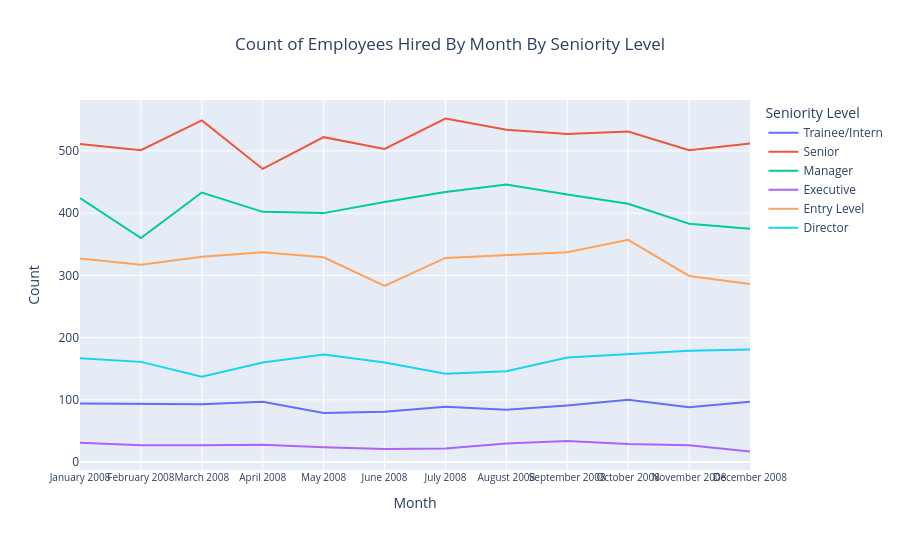

Here is the notebook cell this chart was saved with:
### Code cell
fig2 = px.line(
    counts_df2, 
    x='Join_Month_Year', 
    y='Count', 
    color="Seniority Level",
    title='Count of Employees Hired By Month By Seniority Level',
    labels={'Join_Month_Year': 'Month', 'count': 'Number of Joins'},
    height=550
)

fig2.update_layout(xaxis_tickangle=0, title_x=0.5)
fig2.update_xaxes(tickfont=dict(size=10))
fig2.show()

### Figure 1 — Plotly figure (JSON) as saved in the notebook; plotly's stock layout.template omitted (floating-point values rounded to 4 significant figures)
{"data": [{"hovertemplate": "Seniority Level=Trainee/Intern<br>Month=%{x}<br>Count=%{y}<extra></extra>", "legendgroup": "Trainee/Intern", "line": {"color": "#636efa", "dash": "solid"}, "marker": {"symbol": "circle"}, "mode": "lines", "name": "Trainee/Intern", "orientation": "v", "showlegend": true, "type": "scatter", "x": ["January 2008", "February 2008", "March 2008", "April 2008", "May 2008", "June 2008", "July 2008", "August 2008", "September 2008", "October 2008", "November 2008", "December 2008"], "xaxis": "x", "y": [94, 93, 93, 97, 79, 81, 89, 84, 91, 100, 88, 97], "yaxis": "y"}, {"hovertemplate": "Seniority Level=Senior<br>Month=%{x}<br>Count=%{y}<extra></extra>", "legendgroup": "Senior", "line": {"color": "#EF553B", "dash": "solid"}, "marker": {"symbol": "circle"}, "mode": "lines", "name": "Senior", "orientation": "v", "showlegend": true, "type": "scatter", "x": ["January 2008", "February 2008", "March 2008", "April 2008", "May 2008", "June 2008", "July 2008", "August 2008", "September 2008", "October 2008", "November 2008", "December 2008"], "xaxis": "x", "y": [511, 501, 549, 471, 522, 503, 552, 534, 527, 531, 501, 512], "yaxis": "y"}, {"hovertemplate": "Seniority Level=Manager<br>Month=%{x}<br>Count=%{y}<extra></extra>", "legendgroup": "Manager", "line": {"color": "#00cc96", "dash": "solid"}, "marker": {"symbol": "circle"}, "mode": "lines", "name": "Manager", "orientation": "v", "showlegend": true, "type": "scatter", "x": ["January 2008", "February 2008", "March 2008", "April 2008", "May 2008", "June 2008", "July 2008", "August 2008", "September 2008", "October 2008", "November 2008", "December 2008"], "xaxis": "x", "y": [424, 360, 433, 402, 400, 418, 434, 446, 430, 415, 383, 375], "yaxis": "y"}, {"hovertemplate": "Seniority Level=Executive<br>Month=%{x}<br>Count=%{y}<extra></extra>", "legendgroup": "Executive", "line": {"color": "#ab63fa", "dash": "solid"}, "marker": {"symbol": "circle"}, "mode": "lines", "name": "Executive", "orientation": "v", "showlegend": true, "type": "scatter", "x": ["January 2008", "February 2008", "March 2008", "April 2008", "May 2008", "June 2008", "July 2008", "August 2008", "September 2008", "October 2008", "November 2008", "December 2008"], "xaxis": "x", "y": [31, 27, 27, 28, 24, 21, 22, 30, 34, 29, 27, 17], "yaxis": "y"}, {"hovertemplate": "Seniority Level=Entry Level<br>Month=%{x}<br>Count=%{y}<extra></extra>", "legendgroup": "Entry Level", "line": {"color": "#FFA15A", "dash": "solid"}, "marker": {"symbol": "circle"}, "mode": "lines", "name": "Entry Level", "orientation": "v", "showlegend": true, "type": "scatter", "x": ["January 2008", "February 2008", "March 2008", "April 2008", "May 2008", "June 2008", "July 2008", "August 2008", "September 2008", "October 2008", "November 2008", "December 2008"], "xaxis": "x", "y": [327, 317, 330, 337, 329, 283, 328, 333, 337, 357, 299, 286], "yaxis": "y"}, {"hovertemplate": "Seniority Level=Director<br>Month=%{x}<br>Count=%{y}<extra></extra>", "legendgroup": "Director", "line": {"color": "#19d3f3", "dash": "solid"}, "marker": {"symbol": "circle"}, "mode": "lines", "name": "Director", "orientation": "v", "showlegend": true, "type": "scatter", "x": ["January 2008", "February 2008", "March 2008", "April 2008", "May 2008", "June 2008", "July 2008", "August 2008", "September 2008", "October 2008", "November 2008", "December 2008"], "xaxis": "x", "y": [167, 161, 137, 160, 173, 160, 142, 146, 168, 173, 179, 181], "yaxis": "y"}], "layout": {"height": 550, "legend": {"title": {"text": "Seniority Level"}, "tracegroupgap": 0}, "title": {"text": "Count of Employees Hired By Month By Seniority Level", "x": 0.5}, "xaxis": {"anchor": "y", "domain": [0, 1], "tickangle": 0, "tickfont": {"size": 10}, "title": {"text": "Month"}}, "yaxis": {"anchor": "x", "domain": [0, 1], "title": {"text": "Count"}}}}
